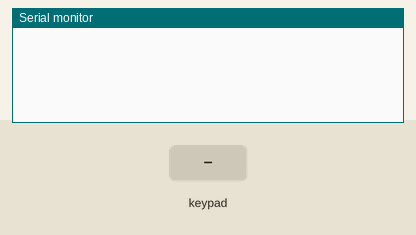
A sketch run on a simulated Arduino Uno, built with avr-gcc and run on an emulated ATmega328P. Parts: the last lines printed to the serial monitor. The test bench sets the inputs (shaded band).

Above: at 1.2 s.
1.3 s: key '1' pressed
At 1.7 s:
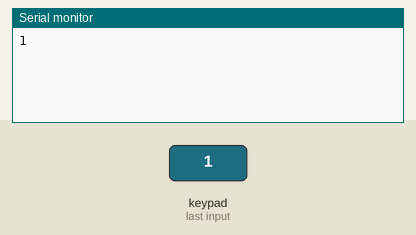
2.8 s: keypad keys 5 4 3 2 # pressed 0.4 s apart
At 5.4 s:
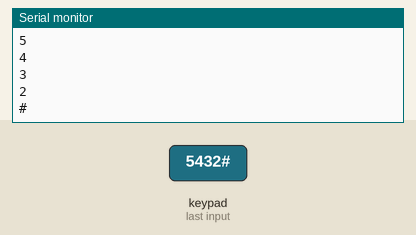
6.3 s: key '*' pressed
At 6.8 s:
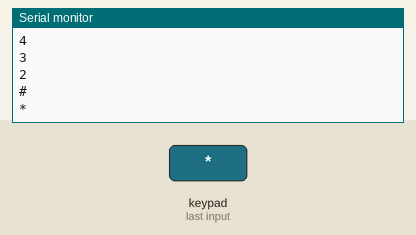
7.8 s: keypad keys 8 7 6 pressed 0.4 s apart
At 9.7 s:
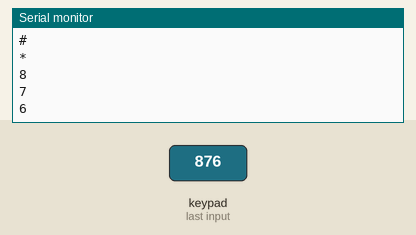
Timing chart, 0 to 11.2 s (numbered marks = the images above; inputs shaded):
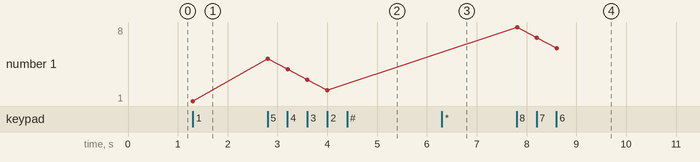

The sketch:

simple_keypad.ino
```cpp
// (licence header left out)
#include <Keypad.h>  //needs to be in the library folder (Arduino/Libraries)

const byte ROWS = 4; //four rows
const byte COLS = 3; //three columns
char keys[ROWS][COLS] = {
  {'1','2','3'},
  {'4','5','6'},
  {'7','8','9'},
  {'#','0','*'}
};
byte rowPins[ROWS] = {5, 4, 3, 2}; //connect to the row pinouts of the keypad
byte colPins[COLS] = {8, 7, 6}; //connect to the column pinouts of the keypad

Keypad keypad = Keypad( makeKeymap(keys), rowPins, colPins, ROWS, COLS );

void setup(){
  Serial.begin(9600); //initialise the serial port (9600 baud)
}

void loop(){
  char key = keypad.getKey();

  if (key != NO_KEY){
    Serial.println(key); //print to serial the key that has been pressed
  }
}
```

Measured:
- after the input at 1.3 s, the serial monitor: prints a new line at once (image 1)
- after the input at 2.8 s, the serial monitor: prints a new line at once (image 2)
- after the input at 6.3 s, the serial monitor: prints a new line at once (image 3)
- after the input at 7.8 s, the serial monitor: prints a new line at once (image 4)
- plotted number 1: 1 → 2 after the input at 2.8 s, 2 → 6 after the input at 7.8 s
